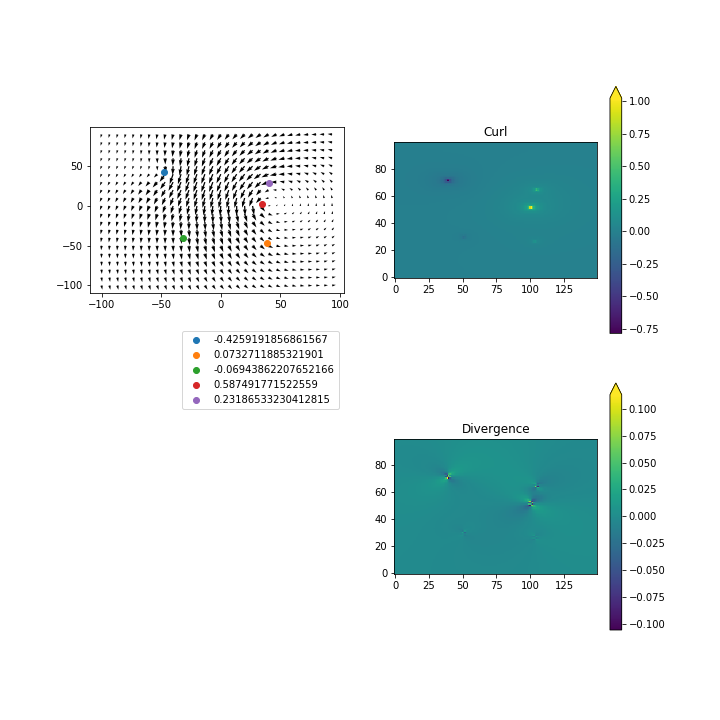

Generate this figure with Python:
""" It will draw a vector field cycling the sources,
The curl and divergence of the vector field will be drawn either. """
# %%
import random
import numpy as np
import matplotlib.pyplot as plt
from pprint import pprint

# %%
# Basic settings
BoardRange = dict(x=(-100, 100), y=(-100, 100))
BoardSize = dict(x=150, y=100)

axis_values = dict()
for k in ['x', 'y']:
    axis_values[k] = np.linspace(
        BoardRange[k][0], BoardRange[k][1], BoardSize[k], endpoint=False)

X, Y = np.meshgrid(axis_values['x'], axis_values['y'])


SourceNum = 5


# %%

def vector_field(source):
    """ Compute vector field based on [source] """
    px, py = source['pos']
    s = (0, 0, source['strong'])
    U = np.zeros((BoardSize['y'], BoardSize['x']))
    V = U.copy()

    for j, x in enumerate(axis_values['x']):
        for k, y in enumerate(axis_values['y']):
            r = (x-px, y-py, 0)
            r = r / np.linalg.norm(r)
            c = np.cross(s, r)
            d = np.linalg.norm(r)
            if d < 0.5:
                U[k, j], V[k, j] = np.nan, np.nan
            else:
                U[k, j], V[k, j], _ = c / d / d

    source['U'], source['V'] = U, V


def random_source(BoardRange=BoardRange):
    """ New source on random position. """
    source = dict(pos=[np.random.uniform(BoardRange[k][0], BoardRange[k][1]) / 2
                       for k in ['x', 'y']],
                  strong=np.random.randn())
    return source


# Makeup sources
sources = [random_source() for _ in range(SourceNum)]

# Compute cycling flows
for j in range(len(sources)):
    vector_field(sources[j])

pprint(sources)

# %%
# Get [U] x-gradient and [V] y-gradient
U = sum([s['U'] for s in sources])
V = sum([s['V'] for s in sources])

# Prepare figure
R = BoardSize['y'] / BoardSize['x']
cmap = plt.get_cmap('gist_heat')
fig, axes = plt.subplots(2, 2, figsize=(10, 10))
axes[1][0].remove()

def down(x, d=5):
    """ Down sample [x]: 2-D matrix, as [d]: down sampling rate. """
    return x[::d, ::d]


# Draw cycling flows
ax = axes[0][0]
for s in sources:
    ax.plot(s['pos'][0], s['pos'][1], 'o', label=s['strong'])
    # ax.annotate(s['strong'], (s['pos'][0], s['pos'][1]))
ax.legend(loc='best', bbox_to_anchor=(0.5, -0.7, 0.5, 0.5))
ax.quiver(down(X), down(Y), 1 * down(U), 1 * down(V), cmap=cmap, width=0.005)
ax.set_aspect(R)

# Draw curl
dyU, dxU = np.gradient(U)
dyV, dxV = np.gradient(V)
cc = dxV - dyU
ax = axes[0][1]
im = ax.imshow(cc, origin='lower')
ax.set_title('Curl')
fig.colorbar(im, ax=ax, extend='max', spacing='proportional', shrink=1.0)

# Draw div
dd = dxU + dyV
ax = axes[1][1]
im = ax.imshow(dd, origin='lower')
ax.set_title('Divergence')
fig.colorbar(im, ax=ax, extend='max', spacing='proportional', shrink=1.0)

# %%

fig.savefig('grad_div_curl.png')

# %%
